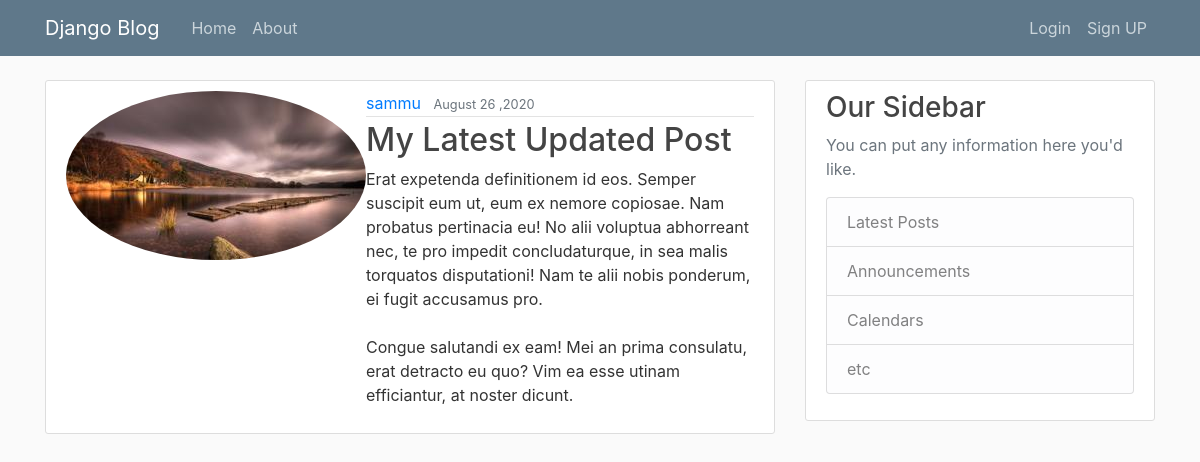
The app's page /post/31/ with its own data.
### blog/models.py (models this page shows, shortened)
class Post(models.Model):
    title= models.CharField(max_length=100)
    content=models.TextField()
    date_posted=models.DateTimeField(default=timezone.now)
    author=models.ForeignKey(User,on_delete=models.CASCADE)

### users/models.py (models this page shows, shortened)
class Profile(models.Model):
    user=models.OneToOneField(User,on_delete=models.CASCADE)
    image=models.ImageField(default='default.jpg',upload_to='profile_pics')

### blog/views.py (the view)
# urls.py: path('post/<int:pk>/', PostDetailView.as_view(), name='post-detail'),
class PostDetailView(DetailView):
    model= Post

### blog/templates/blog/post_detail.html (shortened to what this page needs)
{% extends "blog/base.html" %}
{% block content %}
   <article class="media content-section">
     <img class="rounded-circle article-image" src="{{ object.author.profile.image.url }}">
  <div class="media-body">
    <div class="article-metadata">
      <a class="mr-2" href="#">{{object.author }}</a>
      <small class="text-muted">{{ object.date_posted | date:"F d ,Y" }}</small>
    </div>
    <h2 class="article-title">{{ object.title }}</h2>
    <p class="article-content">{{ object.content }}</p>
  </div>
</article>
{% endblock content %}

### blog/static/blog/main.css (style rules this page uses)
body { background: #fafafa; color: #333333; margin-top: 5rem; }
h1, h2, h3, h4, h5, h6 { color: #444444; }
.content-section { background: #ffffff; padding: 10px 20px; border: 1px solid #dddddd; border-radius: 3px; margin-bottom: 20px; }
.article-title { color: #444444; }
.article-content { white-space: pre-line; }
.article-metadata { padding-bottom: 1px; margin-bottom: 4px; border-bottom: 1px solid #e3e3e3 }

### records on screen
Post: author.profile.image (picture), author "sammu", date_posted "August 26 ,2020", title "My Latest Updated Post", content "Erat expetenda definitionem id eos. Semper suscipit eum ut, eum ex nemore copiosae. Nam probatus pertinacia eu! No alii voluptua abhorreant nec, te pro impedit concludaturque, in sea malis torquatos disputationi! Nam te alii nobis ponderum, ei fugit accusamus pro. Congue salutandi ex eam! Mei an prima consulatu, erat detracto eu quo? Vim ea esse utinam efficiantur, at noster dicunt."
